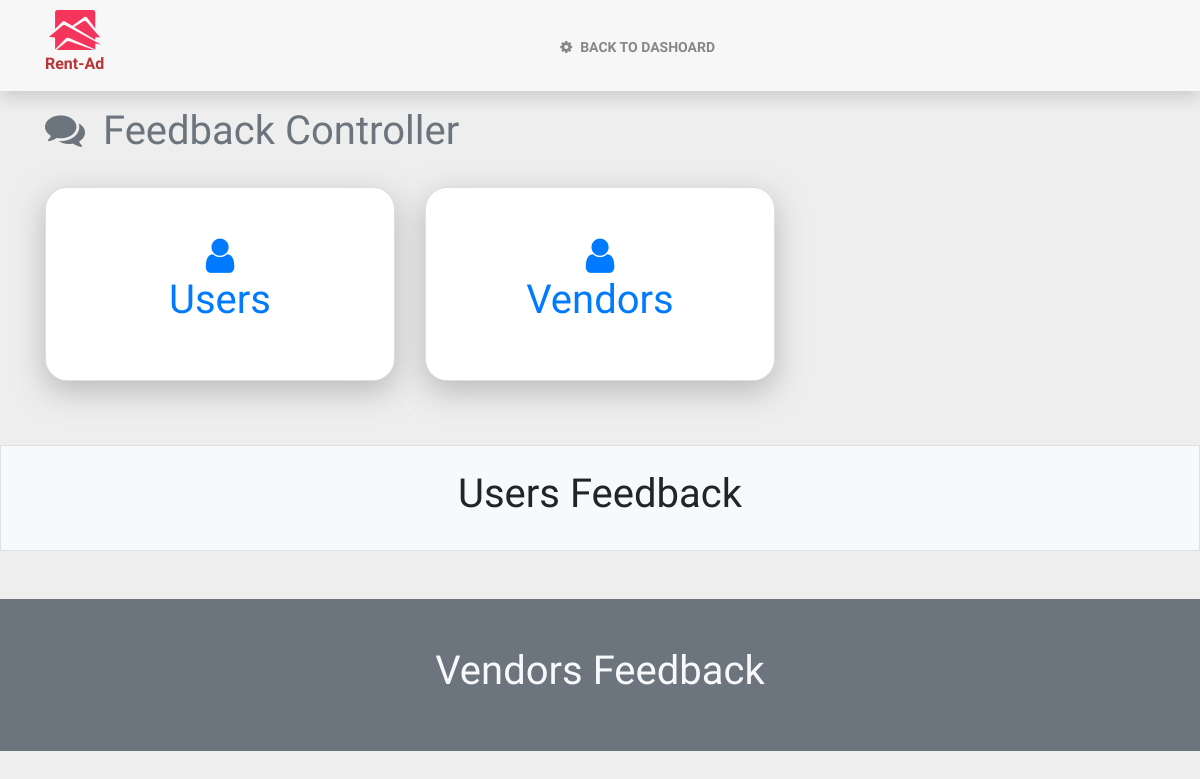
The page /admin/feedback-controller.php (signed in) on the database as committed earlier.
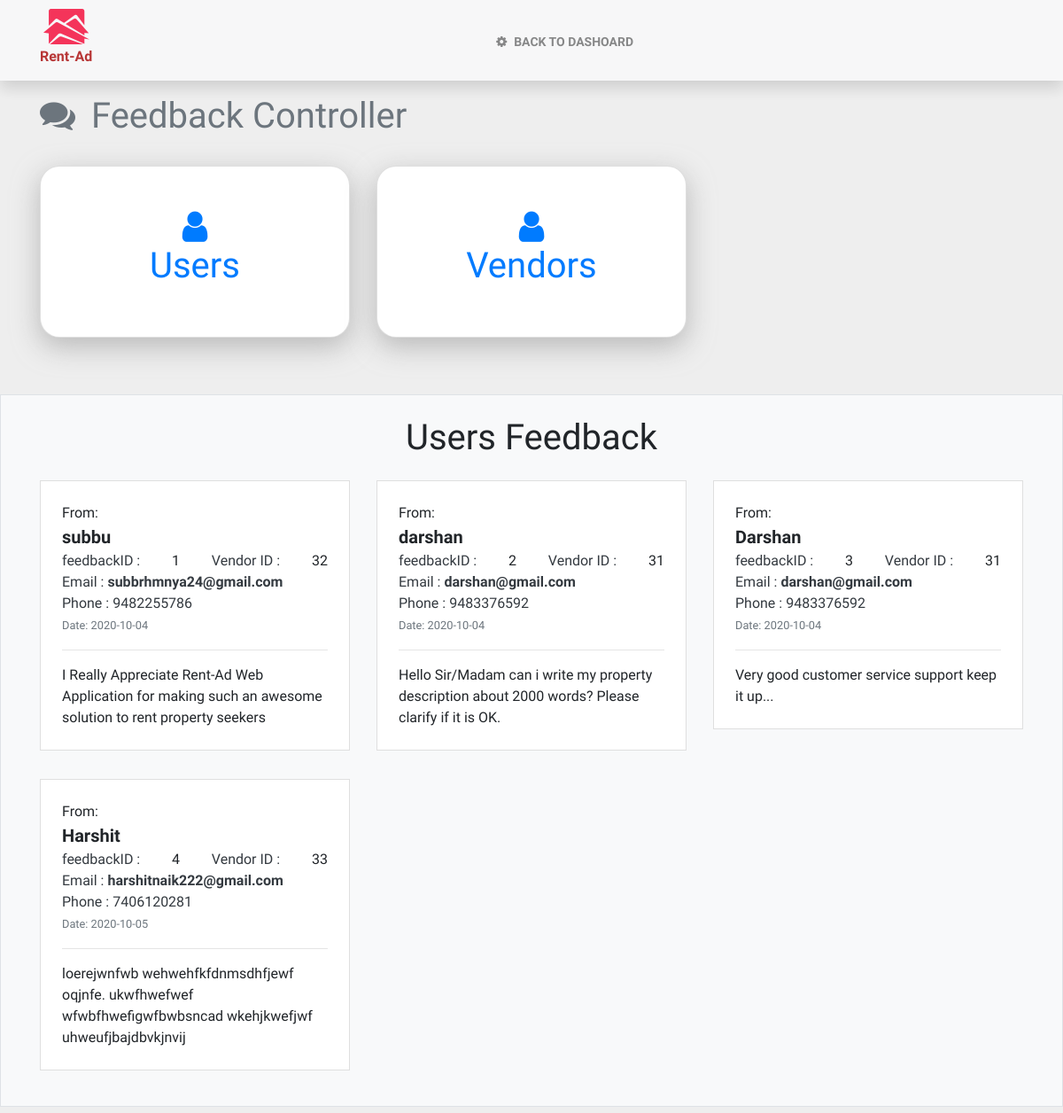
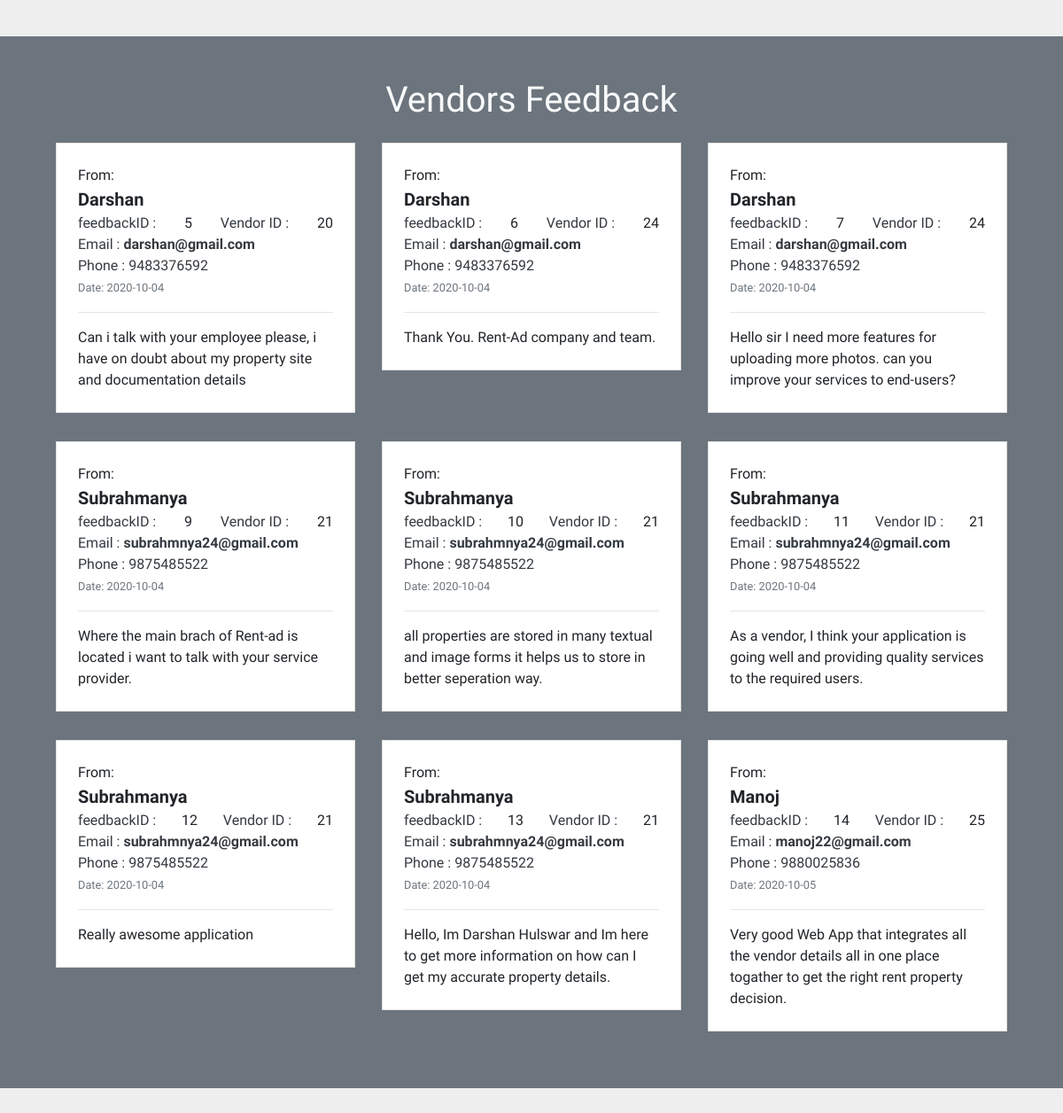
The same page on the database as committed later (2 pictures, top to bottom).
### tables this page shows
CREATE TABLE IF NOT EXISTS `user_feedback` (
  `id` int(11) NOT NULL AUTO_INCREMENT,
  `user_id` varchar(500) NOT NULL,
  `user_name` varchar(1000) NOT NULL,
  `user_email` varchar(500) NOT NULL,
  `phone` varchar(13) NOT NULL,
  `feedback_date` varchar(500) NOT NULL,
  `desrciption` varchar(500) NOT NULL,
  PRIMARY KEY (`id`)
);

CREATE TABLE IF NOT EXISTS `vendor_feedback` (
  `id` int(11) NOT NULL AUTO_INCREMENT,
  `vendor_id` varchar(255) NOT NULL,
  `vendor_name` varchar(100) NOT NULL COMMENT 'Vendor Name',
  `email` varchar(255) NOT NULL,
  `phone` varchar(13) NOT NULL,
  `feedback_date` varchar(255) NOT NULL,
  `description` varchar(999) NOT NULL,
  PRIMARY KEY (`id`)
);

### admin/feedback-controller.php (the view, shortened to what this page needs)
<?php
    include '../inc/dbconnection.inc.php';
    if(!isset($_SESSION['admin'])) {
        header('location: index.php?admin-must-logged-in');
    } else {
            $userFeedbackQuery = "SELECT * FROM `user_feedback` ORDER BY feedback_date";
            $rawUserFeedbackData = $conn->query($userFeedbackQuery);
            $userFinalFeedbackData = [];
            foreach($rawUserFeedbackData as $singleUserFeedback) {
                $userFinalFeedbackData[] = $singleUserFeedback;
            }
            $vendorFeedbackQuery = "SELECT * FROM `vendor_feedback` ORDER BY feedback_date";
            $rawVendorFeedbackData = $conn->query($vendorFeedbackQuery);
            $vendorFinalFeedbackData = [];
            foreach($rawVendorFeedbackData as $singleVendorFeedback) {
                $vendorFinalFeedbackData[] = $singleVendorFeedback;
            }
    }
?>
<!DOCTYPE html>
<html lang="en">
<head>
    <?php include 'inc/links.inc.php'; ?>
</head>
<body>
    <nav
        class="navbar navbar-expand-md navbar-light bg-light sticky-top pt-1 pb-0 border border-bottom border-light shadow">
        <div class="container">
            <a href="index.php" class="navbar-brand text-center">
                <img src="../assets/icons/favicon.png" alt="">
                <h6 class="navbar-brand-name py-1">Rent-Ad</h6>
            </a>
            <div class="collapse navbar-collapse" id="main-nav">
                <ul class="navbar-nav mx-auto">
                    <li class="nav-item  text-dark">
                        <a href="dashboard.php" class="nav-link"><i class="fa fa-cog mr-2"></i>Back to Dashoard</a>
                    </li>
                </ul>
            </div>
        </div>
    </nav>
    <section>
        <div class="container">
            <h1 class="h1 text-left my-3 text-secondary"><i class="fa fa-comments mr-2"></i> Feedback Controller</h1>
            <div class="row">
                <div class="col-md-4">
                    <a href="#users-feedback-section" class="text-decoration-none">
                        <div class="card p-5 bg-vendors">
                            <h1 class="text-center">
                                <i class="fa fa-user d-block"></i> Users
                            </h1>
                        </div>
                    </a>
                </div>
                <div class="col-md-4">
                    <a href="#vendor-feedback-section" class="text-decoration-none">
                        <div class="card p-5 bg-vendors">
                            <h1 class="text-center">
                                <i class="fa fa-user d-block"></i> Vendors
                            </h1>
                        </div>
                    </a>
                </div>
            </div>
        </div>
    </section>
    <section id="users-feedback-section" class="border border-top border-bottom my-5 bg-light p-4">
        <div class="container">
            <h1 class="h1 text-center">Users Feedback</h1>
            <div class="row">
                <?php foreach($userFinalFeedbackData as $oneFeedback): ?>
                <div class="col-md-4">
                    <div class="card shadow-none rounded-0 p-4 w-100 feedback-card">
                        From: <span class="lead font-weight-bolder"><?php echo $oneFeedback['user_name'] ?></span>
                        <div class="d-flex justify-content-between">
                            <span class="text-dark">feedbackID :</span> <?php echo $oneFeedback['id'] ?>
                            <span class="text-dark">Vendor ID :</span> <?php echo $oneFeedback['user_id'] ?>
                        </div>
                        <div class="d-flex flex-column">
                            <span class="text-dark">Email : <span
                                    class="font-weight-bolder"><?php echo $oneFeedback['user_email']  ?></span></span>
                            <span class="text-dark">Phone : <?php echo $oneFeedback['phone']  ?></span>
                        </div>
                        <div>
                            <small class="text-muted">Date: <?php echo $oneFeedback['feedback_date']  ?></small>
                        </div>
                        <hr>
                        <div>
                            <?php echo $oneFeedback['desrciption']; ?>
                        </div>
                    </div>
                </div>
                <?php endforeach; ?>
            </div>
        </div>
    </section>
    <section id="vendor-feedback-section" class="my-5 bg-secondary p-5">
        <div class="container">
            <h1 class="h1 text-center text-light">Vendors Feedback</h1>
            <div class="row">
                <?php foreach($vendorFinalFeedbackData as $oneFeedback): ?>
                <div class="col-md-4">
                    <div class="card shadow-none rounded-0 p-4 w-100 feedback-card">
                        From: <span class="lead font-weight-bolder"><?php echo $oneFeedback['vendor_name'] ?></span>
                        <div class="d-flex justify-content-between">
                            <span class="text-dark">feedbackID :</span> <?php echo $oneFeedback['id'] ?>
                            <span class="text-dark">Vendor ID :</span> <?php echo $oneFeedback['vendor_id'] ?>
                        </div>
                        <div class="d-flex flex-column">
                            <span class="text-dark">Email : <span
                                    class="font-weight-bolder"><?php echo $oneFeedback['email']  ?></span></span>
                            <span class="text-dark">Phone : <?php echo $oneFeedback['phone']  ?></span>
                        </div>
                        <div>
                            <small class="text-muted">Date: <?php echo $oneFeedback['feedback_date']  ?></small>
                        </div>
                        <hr>
                        <div>
                            <?php echo $oneFeedback['description']; ?>
                        </div>
                    </div>
                </div>
                <?php endforeach; ?>
            </div>
        </div>
    </section>
</body>
</html>

### admin/inc/links.inc.php (shortened to what this page needs)
<link rel="stylesheet" href="../dependencies/css/font-awesome/css/font-awesome.css">
<link rel="stylesheet" href="../dependencies/css/bootstrap/css/bootstrap.css">
<link rel="stylesheet" href="../dependencies/css/font-awesome/css/font-awesome.css">
<link rel="stylesheet" href="../dependencies/animate/animate.css">
<link rel="stylesheet" href="../dependencies/fancybox/jquery.fancybox.css">
<link rel="stylesheet" href="../dependencies/css/style.css">

### dependencies/css/style.css (style rules this page uses)
html { scroll-behavior: smooth; }
body { overflow-x: hidden; font-family: 'Source Sans Pro', sans-serif; background-color: #eee; }
.navbar { border-bottom: deeppink 3px solid; opacity: 0.9; }
.navbar .nav-link { font-size: 14px; font-weight: bolder; text-transform: uppercase; padding-left: 1rem; padding-right: 1rem; transition: color 0.2s; }
.navbar .navbar-brand .navbar-brand-name { color: firebrick; font-weight: bolder; }
.card { margin-top: 1rem; margin-bottom: 1rem; box-shadow: 0px 10px 30px 1px rgba(153, 153, 153, 0.6); border-radius: 22px; }

Rows that differ between the two databases and show on the page:
added user_feedback: user_name "subbu", id "1", user "32", user_email "subbrhmnya24@gmail.com", phone "9482255786", feedback_date "2020-10-04", desrciption "I Really Appreciate Rent-Ad Web Application for making such an awesome solution to rent property seekers"
added user_feedback: user_name "darshan", id "2", user "31", user_email "darshan@gmail.com", phone "9483376592", feedback_date "2020-10-04", desrciption "Hello Sir/Madam can i write my property description about 2000 words? Please clarify if it is OK."
added user_feedback: user_name "Darshan", id "3", user "31", user_email "darshan@gmail.com", phone "9483376592", feedback_date "2020-10-04", desrciption "Very good customer service support keep it up..."
added user_feedback: user_name "Harshit", id "4", user "33", user_email "harshitnaik222@gmail.com", phone "7406120281", feedback_date "2020-10-05", desrciption "loerejwnfwb wehwehfkfdnmsdhfjewf oqjnfe. ukwfhwefwef wfwbfhwefigwfbwbsncad wkehjkwefjwf uhweufjbajdbvkjnvij"
added vendor_feedback: vendor_name "Darshan", id "5", vendor "20", email "darshan@gmail.com", phone "9483376592", feedback_date "2020-10-04", description "Can i talk with your employee please, i have on doubt about my property site and documentation details"
added vendor_feedback: vendor_name "Darshan", id "6", vendor "24", email "darshan@gmail.com", phone "9483376592", feedback_date "2020-10-04", description "Thank You. Rent-Ad company and team."
added vendor_feedback: vendor_name "Darshan", id "7", vendor "24", email "darshan@gmail.com", phone "9483376592", feedback_date "2020-10-04", description "Hello sir I need more features for uploading more photos. can you improve your services to end-users?"
added vendor_feedback: vendor_name "Subrahmanya", id "9", vendor "21", email "subrahmnya24@gmail.com", phone "9875485522", feedback_date "2020-10-04", description "Where the main brach of Rent-ad is located i want to talk with your service provider."
added vendor_feedback: vendor_name "Subrahmanya", id "10", vendor "21", email "subrahmnya24@gmail.com", phone "9875485522", feedback_date "2020-10-04", description "all properties are stored in many textual and image forms it helps us to store in better seperation way."
added vendor_feedback: vendor_name "Subrahmanya", id "11", vendor "21", email "subrahmnya24@gmail.com", phone "9875485522", feedback_date "2020-10-04", description "As a vendor, I think your application is going well and providing quality services to the required users."
added vendor_feedback: vendor_name "Subrahmanya", id "12", vendor "21", email "subrahmnya24@gmail.com", phone "9875485522", feedback_date "2020-10-04", description "Really awesome application"
added vendor_feedback: vendor_name "Subrahmanya", id "13", vendor "21", email "subrahmnya24@gmail.com", phone "9875485522", feedback_date "2020-10-04", description "Hello, Im Darshan Hulswar and Im here to get more information on how can I get my accurate property details."
added vendor_feedback: vendor_name "Manoj", id "14", vendor "25", email "manoj22@gmail.com", phone "9880025836", feedback_date "2020-10-05", description "Very good Web App that integrates all the vendor details all in one place togather to get the right rent property decision."
